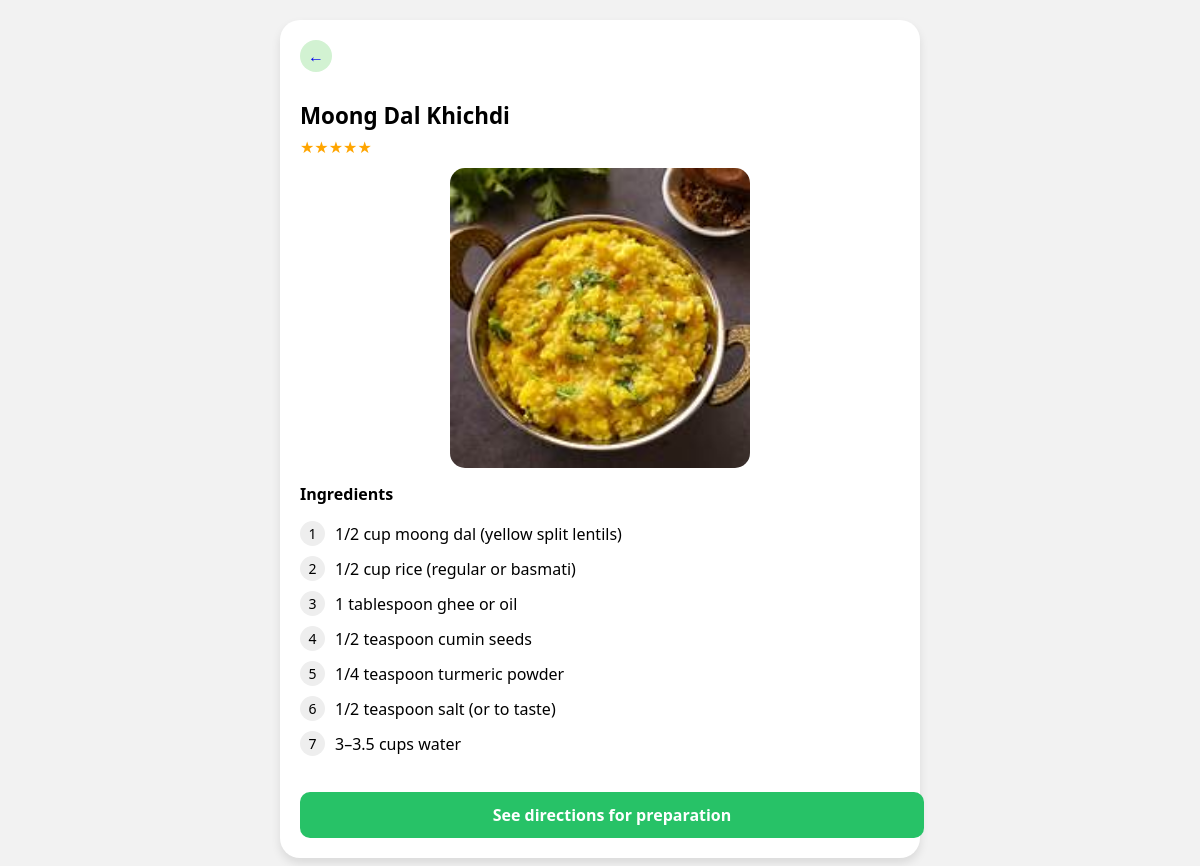
Page /recipe/1/ on the committed database.
### recipeapp/models.py (models this page shows, shortened)
class Recipe(models.Model):
    name = models.CharField(max_length=100)
    image = models.ImageField(upload_to='recipes/')
    ingredients = models.TextField(default="Ingredients coming soon...")
    procedure = models.TextField(blank=True)

### recipeapp/views.py (the view)
# urls.py: path('recipe/<int:pk>/', views.recipe_detail, name='recipe_detail'),
def recipe_detail(request, pk):
    recipe = get_object_or_404(Recipe, pk=pk)
    is_fav = False
    if request.user.is_authenticated:
        profile, created = UserProfile.objects.get_or_create(user=request.user)
        is_fav = recipe in profile.favourites.all()
    ingredients_list = recipe.ingredients.strip().split('\n')
    return render(request, 'recipeapp/ingredients.html', {
        'recipe': recipe,
        'ingredients_list': ingredients_list,
        'is_fav': is_fav,
    })

### recipeapp/templates/recipeapp/ingredients.html (shortened to what this page needs)
{% load static %}
<!DOCTYPE html>
<html lang="en">
<head>
</head>
<body>
 <div class="card">
  <a href="{% url 'receipes' %}" class="back-btn">←</a>
  <div class="title">{{ recipe.name }}</div>
  <div class="stars">★★★★★</div>
  <img src="{% static recipe.image %}" alt="{{ recipe.name }}" class="dish-img">
  <div class="ingredients-title">Ingredients</div>
  <ul class="ingredients-list">
    {% for item in ingredients_list %}
      <li>{{ item }}</li>
    {% endfor %}
  </ul>
  <a href="{% url 'recipe_procedure' recipe.id %}" class="btn">See directions for preparation</a>
</div>
{% load static %}
</body>
</html>

### recipeapp/templates/recipeapp/ingredients.html (style rules this page uses)
body { margin: 0; font-family: 'Segoe UI', sans-serif; background-color: #f2f2f2; }
.card { max-width: 400px; margin: 20px auto; background: white; border-radius: 20px; padding: 20px; box-shadow: 0 5px 10px rgba(0,0,0,0.1); position: relative; }
.back-btn { position: absolute; top: 20px; left: 20px; background: #d2f2d2; border-radius: 50%; width: 32px; height: 32px; display: flex; align-items: center; justify-content: center; font-weight: bold; cursor: pointer; text-decoration: none; }
.title { margin-top: 60px; font-size: 1.4rem; font-weight: bold; }
.stars { color: orange; margin: 5px 0; }
.dish-img { width: 50%; height: 230px; object-fit: cover; border-radius: 15px; display: block; margin: 10px auto; }
.ingredients-title { font-weight: bold; margin: 15px 0 10px; }
.ingredients-list { list-style: none; padding: 0; counter-reset: ingredient-counter; }
.ingredients-list li { margin-bottom: 10px; display: flex; align-items: center; }
.ingredients-list li::before { counter-increment: ingredient-counter; content: counter(ingredient-counter); background: #eee; border-radius: 50%; width: 25px; height: 25px; display: flex; align-items: center; justify-content: center; font-size: 14px; margin-right: 10px; }
.btn { margin-top: 20px; width: 100%; background: #27c267; color: white; padding: 12px; border-radius: 10px; font-weight: bold; border: none; cursor: pointer; text-align: center; text-decoration: none; display: inline-block; }
@media (min-width: 768px) { .card { max-width: 600px; } }
@media (min-width: 768px) { .dish-img { height: 300px; } }

### rows in the picture
Recipe: name "Moong Dal Khichdi", image (picture)

### other values in the picture
{{ item }} "1/2 cup moong dal (yellow split lentils)" "1/2 cup rice (regular or basmati)" "1 tablespoon ghee or oil" "1/2 teaspoon cumin seeds" "1/4 teaspoon turmeric powder" "1/2 teaspoon salt (or to taste)" "3–3.5 cups water"
